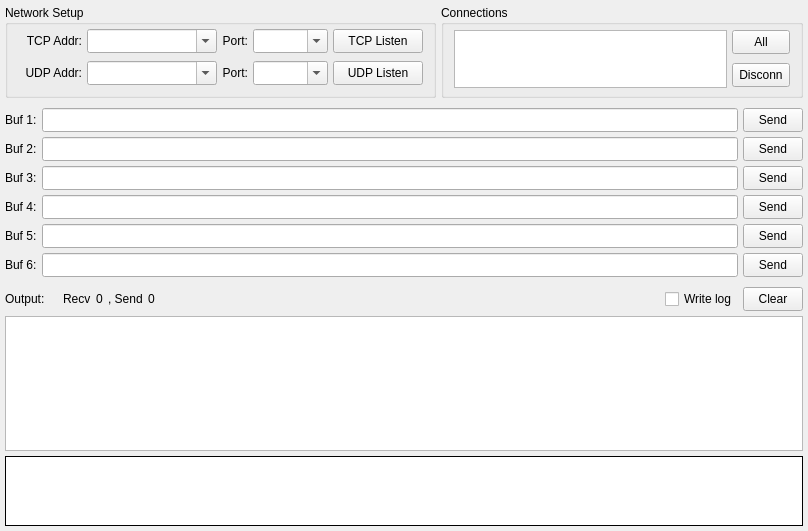
<?xml version="1.0" encoding="UTF-8"?>
<ui version="4.0">
 <class>ServerForm</class>
 <widget class="QWidget" name="ServerForm">
  <property name="geometry">
   <rect>
    <x>0</x>
    <y>0</y>
    <width>808</width>
    <height>531</height>
   </rect>
  </property>
  <property name="minimumSize">
   <size>
    <width>0</width>
    <height>0</height>
   </size>
  </property>
  <property name="windowTitle">
   <string>Server</string>
  </property>
  <property name="locale">
   <locale language="C" country="AnyCountry"/>
  </property>
  <layout class="QVBoxLayout" name="lay1">
   <property name="spacing">
    <number>5</number>
   </property>
   <property name="leftMargin">
    <number>5</number>
   </property>
   <property name="topMargin">
    <number>5</number>
   </property>
   <property name="rightMargin">
    <number>5</number>
   </property>
   <property name="bottomMargin">
    <number>5</number>
   </property>
   <item>
    <layout class="QHBoxLayout" name="lay2">
     <item>
      <widget class="QGroupBox" name="box1">
       <property name="sizePolicy">
        <sizepolicy hsizetype="Fixed" vsizetype="Fixed">
         <horstretch>0</horstretch>
         <verstretch>0</verstretch>
        </sizepolicy>
       </property>
       <property name="minimumSize">
        <size>
         <width>0</width>
         <height>93</height>
        </size>
       </property>
       <property name="maximumSize">
        <size>
         <width>16777215</width>
         <height>93</height>
        </size>
       </property>
       <property name="title">
        <string>Network Setup</string>
       </property>
       <layout class="QVBoxLayout" name="lay5">
        <property name="spacing">
         <number>5</number>
        </property>
        <property name="leftMargin">
         <number>4</number>
        </property>
        <property name="topMargin">
         <number>0</number>
        </property>
        <property name="rightMargin">
         <number>10</number>
        </property>
        <property name="bottomMargin">
         <number>5</number>
        </property>
        <item>
         <layout class="QGridLayout" name="lay6">
          <property name="sizeConstraint">
           <enum>QLayout::SetFixedSize</enum>
          </property>
          <property name="bottomMargin">
           <number>0</number>
          </property>
          <property name="horizontalSpacing">
           <number>5</number>
          </property>
          <property name="verticalSpacing">
           <number>8</number>
          </property>
          <item row="0" column="2">
           <widget class="QLabel" name="lab2">
            <property name="sizePolicy">
             <sizepolicy hsizetype="Preferred" vsizetype="Preferred">
              <horstretch>0</horstretch>
              <verstretch>0</verstretch>
             </sizepolicy>
            </property>
            <property name="text">
             <string>Port:</string>
            </property>
            <property name="alignment">
             <set>Qt::AlignRight|Qt::AlignTrailing|Qt::AlignVCenter</set>
            </property>
           </widget>
          </item>
          <item row="0" column="0">
           <widget class="QLabel" name="lab1">
            <property name="sizePolicy">
             <sizepolicy hsizetype="Preferred" vsizetype="Preferred">
              <horstretch>0</horstretch>
              <verstretch>0</verstretch>
             </sizepolicy>
            </property>
            <property name="minimumSize">
             <size>
              <width>70</width>
              <height>0</height>
             </size>
            </property>
            <property name="contextMenuPolicy">
             <enum>Qt::NoContextMenu</enum>
            </property>
            <property name="text">
             <string>TCP Addr:</string>
            </property>
            <property name="textFormat">
             <enum>Qt::PlainText</enum>
            </property>
            <property name="scaledContents">
             <bool>false</bool>
            </property>
            <property name="alignment">
             <set>Qt::AlignRight|Qt::AlignTrailing|Qt::AlignVCenter</set>
            </property>
           </widget>
          </item>
          <item row="0" column="1">
           <widget class="QComboBox" name="cmbTcpAddr">
            <property name="sizePolicy">
             <sizepolicy hsizetype="Fixed" vsizetype="Fixed">
              <horstretch>0</horstretch>
              <verstretch>0</verstretch>
             </sizepolicy>
            </property>
            <property name="minimumSize">
             <size>
              <width>130</width>
              <height>24</height>
             </size>
            </property>
            <property name="maximumSize">
             <size>
              <width>130</width>
              <height>24</height>
             </size>
            </property>
            <property name="editable">
             <bool>true</bool>
            </property>
            <property name="insertPolicy">
             <enum>QComboBox::NoInsert</enum>
            </property>
           </widget>
          </item>
          <item row="0" column="3">
           <widget class="QComboBox" name="cmbTcpPort">
            <property name="sizePolicy">
             <sizepolicy hsizetype="Fixed" vsizetype="Fixed">
              <horstretch>0</horstretch>
              <verstretch>0</verstretch>
             </sizepolicy>
            </property>
            <property name="minimumSize">
             <size>
              <width>75</width>
              <height>24</height>
             </size>
            </property>
            <property name="maximumSize">
             <size>
              <width>75</width>
              <height>24</height>
             </size>
            </property>
            <property name="editable">
             <bool>true</bool>
            </property>
            <property name="insertPolicy">
             <enum>QComboBox::InsertAtTop</enum>
            </property>
           </widget>
          </item>
          <item row="1" column="0">
           <widget class="QLabel" name="lab3">
            <property name="sizePolicy">
             <sizepolicy hsizetype="Preferred" vsizetype="Preferred">
              <horstretch>0</horstretch>
              <verstretch>0</verstretch>
             </sizepolicy>
            </property>
            <property name="minimumSize">
             <size>
              <width>70</width>
              <height>0</height>
             </size>
            </property>
            <property name="contextMenuPolicy">
             <enum>Qt::NoContextMenu</enum>
            </property>
            <property name="text">
             <string>UDP Addr:</string>
            </property>
            <property name="textFormat">
             <enum>Qt::PlainText</enum>
            </property>
            <property name="scaledContents">
             <bool>false</bool>
            </property>
            <property name="alignment">
             <set>Qt::AlignRight|Qt::AlignTrailing|Qt::AlignVCenter</set>
            </property>
           </widget>
          </item>
          <item row="1" column="1">
           <widget class="QComboBox" name="cmbUdpAddr">
            <property name="sizePolicy">
             <sizepolicy hsizetype="Fixed" vsizetype="Fixed">
              <horstretch>0</horstretch>
              <verstretch>0</verstretch>
             </sizepolicy>
            </property>
            <property name="minimumSize">
             <size>
              <width>130</width>
              <height>24</height>
             </size>
            </property>
            <property name="maximumSize">
             <size>
              <width>130</width>
              <height>24</height>
             </size>
            </property>
            <property name="editable">
             <bool>true</bool>
            </property>
            <property name="insertPolicy">
             <enum>QComboBox::NoInsert</enum>
            </property>
           </widget>
          </item>
          <item row="1" column="2">
           <widget class="QLabel" name="lab4">
            <property name="sizePolicy">
             <sizepolicy hsizetype="Preferred" vsizetype="Preferred">
              <horstretch>0</horstretch>
              <verstretch>0</verstretch>
             </sizepolicy>
            </property>
            <property name="text">
             <string>Port:</string>
            </property>
            <property name="alignment">
             <set>Qt::AlignRight|Qt::AlignTrailing|Qt::AlignVCenter</set>
            </property>
           </widget>
          </item>
          <item row="1" column="3">
           <widget class="QComboBox" name="cmbUdpPort">
            <property name="sizePolicy">
             <sizepolicy hsizetype="Fixed" vsizetype="Fixed">
              <horstretch>0</horstretch>
              <verstretch>0</verstretch>
             </sizepolicy>
            </property>
            <property name="minimumSize">
             <size>
              <width>75</width>
              <height>24</height>
             </size>
            </property>
            <property name="maximumSize">
             <size>
              <width>75</width>
              <height>24</height>
             </size>
            </property>
            <property name="editable">
             <bool>true</bool>
            </property>
            <property name="insertPolicy">
             <enum>QComboBox::InsertAtTop</enum>
            </property>
           </widget>
          </item>
          <item row="1" column="4">
           <widget class="QToolButton" name="btnUdp">
            <property name="sizePolicy">
             <sizepolicy hsizetype="Fixed" vsizetype="Fixed">
              <horstretch>0</horstretch>
              <verstretch>0</verstretch>
             </sizepolicy>
            </property>
            <property name="minimumSize">
             <size>
              <width>90</width>
              <height>24</height>
             </size>
            </property>
            <property name="maximumSize">
             <size>
              <width>90</width>
              <height>24</height>
             </size>
            </property>
            <property name="statusTip">
             <string/>
            </property>
            <property name="text">
             <string>UDP Listen</string>
            </property>
            <property name="checkable">
             <bool>true</bool>
            </property>
           </widget>
          </item>
          <item row="0" column="4">
           <widget class="QToolButton" name="btnTcp">
            <property name="minimumSize">
             <size>
              <width>90</width>
              <height>24</height>
             </size>
            </property>
            <property name="maximumSize">
             <size>
              <width>90</width>
              <height>24</height>
             </size>
            </property>
            <property name="text">
             <string>TCP Listen</string>
            </property>
            <property name="checkable">
             <bool>true</bool>
            </property>
           </widget>
          </item>
         </layout>
        </item>
       </layout>
      </widget>
     </item>
     <item>
      <widget class="QGroupBox" name="box2">
       <property name="sizePolicy">
        <sizepolicy hsizetype="Expanding" vsizetype="Fixed">
         <horstretch>0</horstretch>
         <verstretch>0</verstretch>
        </sizepolicy>
       </property>
       <property name="minimumSize">
        <size>
         <width>0</width>
         <height>93</height>
        </size>
       </property>
       <property name="maximumSize">
        <size>
         <width>16777215</width>
         <height>93</height>
        </size>
       </property>
       <property name="title">
        <string>Connections</string>
       </property>
       <layout class="QHBoxLayout" name="lay8">
        <property name="spacing">
         <number>5</number>
        </property>
        <property name="leftMargin">
         <number>10</number>
        </property>
        <property name="topMargin">
         <number>5</number>
        </property>
        <property name="rightMargin">
         <number>10</number>
        </property>
        <property name="bottomMargin">
         <number>10</number>
        </property>
        <item>
         <widget class="QListWidget" name="lstConn">
          <property name="sizePolicy">
           <sizepolicy hsizetype="Expanding" vsizetype="Fixed">
            <horstretch>0</horstretch>
            <verstretch>0</verstretch>
           </sizepolicy>
          </property>
          <property name="minimumSize">
           <size>
            <width>0</width>
            <height>58</height>
           </size>
          </property>
          <property name="maximumSize">
           <size>
            <width>16777215</width>
            <height>58</height>
           </size>
          </property>
          <property name="verticalScrollBarPolicy">
           <enum>Qt::ScrollBarAlwaysOff</enum>
          </property>
          <property name="horizontalScrollBarPolicy">
           <enum>Qt::ScrollBarAlwaysOff</enum>
          </property>
          <property name="editTriggers">
           <set>QAbstractItemView::NoEditTriggers</set>
          </property>
          <property name="showDropIndicator" stdset="0">
           <bool>false</bool>
          </property>
          <property name="selectionMode">
           <enum>QAbstractItemView::MultiSelection</enum>
          </property>
          <property name="selectionBehavior">
           <enum>QAbstractItemView::SelectRows</enum>
          </property>
          <property name="selectionRectVisible">
           <bool>false</bool>
          </property>
         </widget>
        </item>
        <item>
         <layout class="QVBoxLayout" name="lay9">
          <property name="spacing">
           <number>10</number>
          </property>
          <property name="topMargin">
           <number>0</number>
          </property>
          <item>
           <widget class="QToolButton" name="btnConnAll">
            <property name="sizePolicy">
             <sizepolicy hsizetype="Preferred" vsizetype="Fixed">
              <horstretch>0</horstretch>
              <verstretch>0</verstretch>
             </sizepolicy>
            </property>
            <property name="minimumSize">
             <size>
              <width>0</width>
              <height>24</height>
             </size>
            </property>
            <property name="maximumSize">
             <size>
              <width>16777215</width>
              <height>24</height>
             </size>
            </property>
            <property name="text">
             <string>All</string>
            </property>
           </widget>
          </item>
          <item>
           <widget class="QToolButton" name="btnConnDel">
            <property name="sizePolicy">
             <sizepolicy hsizetype="Preferred" vsizetype="Fixed">
              <horstretch>0</horstretch>
              <verstretch>0</verstretch>
             </sizepolicy>
            </property>
            <property name="minimumSize">
             <size>
              <width>0</width>
              <height>24</height>
             </size>
            </property>
            <property name="maximumSize">
             <size>
              <width>16777215</width>
              <height>24</height>
             </size>
            </property>
            <property name="text">
             <string>Disconn</string>
            </property>
           </widget>
          </item>
         </layout>
        </item>
       </layout>
      </widget>
     </item>
    </layout>
   </item>
   <item>
    <layout class="QGridLayout" name="lay3">
     <property name="topMargin">
      <number>5</number>
     </property>
     <property name="spacing">
      <number>5</number>
     </property>
     <item row="0" column="2">
      <widget class="QToolButton" name="btnSend1">
       <property name="minimumSize">
        <size>
         <width>60</width>
         <height>24</height>
        </size>
       </property>
       <property name="maximumSize">
        <size>
         <width>60</width>
         <height>24</height>
        </size>
       </property>
       <property name="text">
        <string>Send</string>
       </property>
       <property name="checkable">
        <bool>false</bool>
       </property>
      </widget>
     </item>
     <item row="3" column="1">
      <widget class="QLineEdit" name="edtBuf4">
       <property name="minimumSize">
        <size>
         <width>0</width>
         <height>24</height>
        </size>
       </property>
       <property name="maximumSize">
        <size>
         <width>16777215</width>
         <height>24</height>
        </size>
       </property>
      </widget>
     </item>
     <item row="2" column="2">
      <widget class="QToolButton" name="btnSend3">
       <property name="minimumSize">
        <size>
         <width>60</width>
         <height>24</height>
        </size>
       </property>
       <property name="maximumSize">
        <size>
         <width>60</width>
         <height>24</height>
        </size>
       </property>
       <property name="text">
        <string>Send</string>
       </property>
      </widget>
     </item>
     <item row="4" column="0">
      <widget class="QLabel" name="lab6_3">
       <property name="text">
        <string>Buf 5:</string>
       </property>
      </widget>
     </item>
     <item row="0" column="1">
      <widget class="QLineEdit" name="edtBuf1">
       <property name="minimumSize">
        <size>
         <width>0</width>
         <height>24</height>
        </size>
       </property>
       <property name="maximumSize">
        <size>
         <width>16777215</width>
         <height>24</height>
        </size>
       </property>
      </widget>
     </item>
     <item row="4" column="1">
      <widget class="QLineEdit" name="edtBuf5">
       <property name="minimumSize">
        <size>
         <width>0</width>
         <height>24</height>
        </size>
       </property>
       <property name="maximumSize">
        <size>
         <width>16777215</width>
         <height>24</height>
        </size>
       </property>
      </widget>
     </item>
     <item row="1" column="1">
      <widget class="QLineEdit" name="edtBuf2">
       <property name="minimumSize">
        <size>
         <width>0</width>
         <height>24</height>
        </size>
       </property>
       <property name="maximumSize">
        <size>
         <width>16777215</width>
         <height>24</height>
        </size>
       </property>
      </widget>
     </item>
     <item row="1" column="0">
      <widget class="QLabel" name="lab6">
       <property name="text">
        <string>Buf 2:</string>
       </property>
      </widget>
     </item>
     <item row="3" column="2">
      <widget class="QToolButton" name="btnSend4">
       <property name="minimumSize">
        <size>
         <width>60</width>
         <height>24</height>
        </size>
       </property>
       <property name="maximumSize">
        <size>
         <width>60</width>
         <height>24</height>
        </size>
       </property>
       <property name="text">
        <string>Send</string>
       </property>
      </widget>
     </item>
     <item row="2" column="0">
      <widget class="QLabel" name="lab7">
       <property name="text">
        <string>Buf 3:</string>
       </property>
      </widget>
     </item>
     <item row="1" column="2">
      <widget class="QToolButton" name="btnSend2">
       <property name="minimumSize">
        <size>
         <width>60</width>
         <height>24</height>
        </size>
       </property>
       <property name="maximumSize">
        <size>
         <width>60</width>
         <height>24</height>
        </size>
       </property>
       <property name="text">
        <string>Send</string>
       </property>
      </widget>
     </item>
     <item row="4" column="2">
      <widget class="QToolButton" name="btnSend5">
       <property name="minimumSize">
        <size>
         <width>60</width>
         <height>24</height>
        </size>
       </property>
       <property name="maximumSize">
        <size>
         <width>60</width>
         <height>24</height>
        </size>
       </property>
       <property name="text">
        <string>Send</string>
       </property>
      </widget>
     </item>
     <item row="0" column="0">
      <widget class="QLabel" name="lab5">
       <property name="text">
        <string>Buf 1:</string>
       </property>
      </widget>
     </item>
     <item row="3" column="0">
      <widget class="QLabel" name="lab6_2">
       <property name="text">
        <string>Buf 4:</string>
       </property>
      </widget>
     </item>
     <item row="2" column="1">
      <widget class="QLineEdit" name="edtBuf3">
       <property name="minimumSize">
        <size>
         <width>0</width>
         <height>24</height>
        </size>
       </property>
       <property name="maximumSize">
        <size>
         <width>16777215</width>
         <height>24</height>
        </size>
       </property>
      </widget>
     </item>
     <item row="5" column="0">
      <widget class="QLabel" name="lab6_4">
       <property name="text">
        <string>Buf 6:</string>
       </property>
      </widget>
     </item>
     <item row="5" column="1">
      <widget class="QLineEdit" name="edtBuf6">
       <property name="minimumSize">
        <size>
         <width>0</width>
         <height>24</height>
        </size>
       </property>
       <property name="maximumSize">
        <size>
         <width>16777215</width>
         <height>24</height>
        </size>
       </property>
      </widget>
     </item>
     <item row="5" column="2">
      <widget class="QToolButton" name="btnSend6">
       <property name="minimumSize">
        <size>
         <width>60</width>
         <height>24</height>
        </size>
       </property>
       <property name="maximumSize">
        <size>
         <width>60</width>
         <height>24</height>
        </size>
       </property>
       <property name="text">
        <string>Send</string>
       </property>
      </widget>
     </item>
    </layout>
   </item>
   <item>
    <layout class="QHBoxLayout" name="lay4">
     <property name="spacing">
      <number>5</number>
     </property>
     <property name="leftMargin">
      <number>0</number>
     </property>
     <property name="topMargin">
      <number>5</number>
     </property>
     <property name="rightMargin">
      <number>0</number>
     </property>
     <property name="bottomMargin">
      <number>0</number>
     </property>
     <item>
      <widget class="QLabel" name="lab8">
       <property name="sizePolicy">
        <sizepolicy hsizetype="Fixed" vsizetype="Preferred">
         <horstretch>0</horstretch>
         <verstretch>0</verstretch>
        </sizepolicy>
       </property>
       <property name="text">
        <string>Output:    </string>
       </property>
      </widget>
     </item>
     <item>
      <widget class="QLabel" name="lab9">
       <property name="text">
        <string>Recv</string>
       </property>
      </widget>
     </item>
     <item>
      <widget class="QLabel" name="labRecv">
       <property name="sizePolicy">
        <sizepolicy hsizetype="Preferred" vsizetype="Preferred">
         <horstretch>0</horstretch>
         <verstretch>0</verstretch>
        </sizepolicy>
       </property>
       <property name="toolTip">
        <string notr="true"/>
       </property>
       <property name="text">
        <string notr="true">0</string>
       </property>
      </widget>
     </item>
     <item>
      <widget class="QLabel" name="lab10">
       <property name="text">
        <string>, Send</string>
       </property>
      </widget>
     </item>
     <item>
      <widget class="QLabel" name="labSend">
       <property name="toolTip">
        <string notr="true"/>
       </property>
       <property name="text">
        <string notr="true">0</string>
       </property>
      </widget>
     </item>
     <item>
      <spacer name="spc">
       <property name="orientation">
        <enum>Qt::Horizontal</enum>
       </property>
       <property name="sizeHint" stdset="0">
        <size>
         <width>0</width>
         <height>0</height>
        </size>
       </property>
      </spacer>
     </item>
     <item>
      <widget class="QCheckBox" name="chkLog">
       <property name="text">
        <string>Write log</string>
       </property>
      </widget>
     </item>
     <item>
      <widget class="QToolButton" name="btnClear">
       <property name="minimumSize">
        <size>
         <width>60</width>
         <height>24</height>
        </size>
       </property>
       <property name="maximumSize">
        <size>
         <width>60</width>
         <height>24</height>
        </size>
       </property>
       <property name="text">
        <string>Clear</string>
       </property>
      </widget>
     </item>
    </layout>
   </item>
   <item>
    <widget class="QTreeWidget" name="treeOutput">
     <property name="sizePolicy">
      <sizepolicy hsizetype="Expanding" vsizetype="Preferred">
       <horstretch>0</horstretch>
       <verstretch>0</verstretch>
      </sizepolicy>
     </property>
     <property name="horizontalScrollBarPolicy">
      <enum>Qt::ScrollBarAlwaysOff</enum>
     </property>
     <property name="editTriggers">
      <set>QAbstractItemView::NoEditTriggers</set>
     </property>
     <property name="showDropIndicator" stdset="0">
      <bool>false</bool>
     </property>
     <property name="alternatingRowColors">
      <bool>false</bool>
     </property>
     <property name="selectionMode">
      <enum>QAbstractItemView::SingleSelection</enum>
     </property>
     <property name="selectionBehavior">
      <enum>QAbstractItemView::SelectRows</enum>
     </property>
     <property name="wordWrap">
      <bool>true</bool>
     </property>
     <attribute name="headerVisible">
      <bool>false</bool>
     </attribute>
     <attribute name="headerStretchLastSection">
      <bool>true</bool>
     </attribute>
     <column>
      <property name="text">
       <string notr="true">1</string>
      </property>
     </column>
    </widget>
   </item>
   <item>
    <widget class="QPlainTextEdit" name="txtOutput">
     <property name="sizePolicy">
      <sizepolicy hsizetype="Expanding" vsizetype="Fixed">
       <horstretch>0</horstretch>
       <verstretch>0</verstretch>
      </sizepolicy>
     </property>
     <property name="minimumSize">
      <size>
       <width>0</width>
       <height>70</height>
      </size>
     </property>
     <property name="maximumSize">
      <size>
       <width>16777215</width>
       <height>70</height>
      </size>
     </property>
     <property name="acceptDrops">
      <bool>false</bool>
     </property>
     <property name="frameShape">
      <enum>QFrame::Box</enum>
     </property>
     <property name="frameShadow">
      <enum>QFrame::Plain</enum>
     </property>
     <property name="horizontalScrollBarPolicy">
      <enum>Qt::ScrollBarAlwaysOff</enum>
     </property>
     <property name="tabChangesFocus">
      <bool>true</bool>
     </property>
     <property name="undoRedoEnabled">
      <bool>false</bool>
     </property>
     <property name="readOnly">
      <bool>true</bool>
     </property>
     <property name="textInteractionFlags">
      <set>Qt::TextSelectableByKeyboard|Qt::TextSelectableByMouse</set>
     </property>
    </widget>
   </item>
  </layout>
 </widget>
 <tabstops>
  <tabstop>cmbTcpAddr</tabstop>
  <tabstop>cmbTcpPort</tabstop>
  <tabstop>btnTcp</tabstop>
  <tabstop>cmbUdpAddr</tabstop>
  <tabstop>cmbUdpPort</tabstop>
  <tabstop>btnUdp</tabstop>
  <tabstop>lstConn</tabstop>
  <tabstop>btnConnAll</tabstop>
  <tabstop>btnConnDel</tabstop>
  <tabstop>edtBuf1</tabstop>
  <tabstop>btnSend1</tabstop>
  <tabstop>edtBuf2</tabstop>
  <tabstop>btnSend2</tabstop>
  <tabstop>edtBuf3</tabstop>
  <tabstop>btnSend3</tabstop>
  <tabstop>chkLog</tabstop>
  <tabstop>btnClear</tabstop>
  <tabstop>treeOutput</tabstop>
 </tabstops>
 <resources/>
 <connections/>
</ui>
